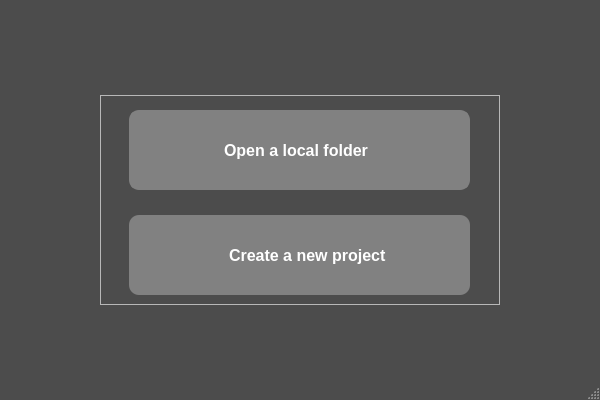
<?xml version="1.0" encoding="UTF-8"?>
<ui version="4.0">
 <class>MainWindow</class>
 <widget class="QMainWindow" name="MainWindow">
  <property name="geometry">
   <rect>
    <x>0</x>
    <y>0</y>
    <width>600</width>
    <height>400</height>
   </rect>
  </property>
  <property name="windowTitle">
   <string>MainWindow</string>
  </property>
  <property name="styleSheet">
   <string notr="true">QMainWindow{
	background:rgb(76, 76, 76);
}</string>
  </property>
  <widget class="QWidget" name="centralwidget">
   <widget class="QFrame" name="frame">
    <property name="geometry">
     <rect>
      <x>100</x>
      <y>95</y>
      <width>400</width>
      <height>210</height>
     </rect>
    </property>
    <property name="frameShape">
     <enum>QFrame::StyledPanel</enum>
    </property>
    <property name="frameShadow">
     <enum>QFrame::Raised</enum>
    </property>
    <widget class="QFrame" name="frame_2">
     <property name="geometry">
      <rect>
       <x>29</x>
       <y>15</y>
       <width>341</width>
       <height>80</height>
      </rect>
     </property>
     <property name="styleSheet">
      <string notr="true">QFrame{
	background:rgb(129, 129, 129);
	border-radius:10px;
	border: 2px solid rgb(129, 129, 129);
}
</string>
     </property>
     <property name="frameShape">
      <enum>QFrame::StyledPanel</enum>
     </property>
     <property name="frameShadow">
      <enum>QFrame::Raised</enum>
     </property>
     <widget class="QLabel" name="label">
      <property name="geometry">
       <rect>
        <x>10</x>
        <y>10</y>
        <width>81</width>
        <height>51</height>
       </rect>
      </property>
      <property name="text">
       <string/>
      </property>
      <property name="pixmap">
       <pixmap>images/form/folder.png</pixmap>
      </property>
     </widget>
     <widget class="QLabel" name="label_3">
      <property name="geometry">
       <rect>
        <x>90</x>
        <y>20</y>
        <width>201</width>
        <height>41</height>
       </rect>
      </property>
      <property name="text">
       <string>&lt;html&gt;&lt;head/&gt;&lt;body&gt;&lt;p&gt;&lt;span style=&quot; font-size:12pt; font-weight:600; color:#ffffff;&quot;&gt;Open a local folder&lt;/span&gt;&lt;/p&gt;&lt;/body&gt;&lt;/html&gt;</string>
      </property>
     </widget>
    </widget>
    <widget class="QFrame" name="frame_3">
     <property name="geometry">
      <rect>
       <x>29</x>
       <y>120</y>
       <width>341</width>
       <height>80</height>
      </rect>
     </property>
     <property name="styleSheet">
      <string notr="true">QFrame{
	background:rgb(129, 129, 129);
	border-radius:10px;
}</string>
     </property>
     <property name="frameShape">
      <enum>QFrame::StyledPanel</enum>
     </property>
     <property name="frameShadow">
      <enum>QFrame::Raised</enum>
     </property>
     <widget class="QLabel" name="label_4">
      <property name="geometry">
       <rect>
        <x>10</x>
        <y>10</y>
        <width>81</width>
        <height>61</height>
       </rect>
      </property>
      <property name="text">
       <string/>
      </property>
      <property name="pixmap">
       <pixmap>images/form/icons8-add-folder-64.png</pixmap>
      </property>
     </widget>
     <widget class="QLabel" name="label_5">
      <property name="geometry">
       <rect>
        <x>100</x>
        <y>20</y>
        <width>221</width>
        <height>41</height>
       </rect>
      </property>
      <property name="text">
       <string>&lt;html&gt;&lt;head/&gt;&lt;body&gt;&lt;p&gt;&lt;span style=&quot; font-size:12pt; font-weight:600; color:#ffffff;&quot;&gt;Create a new project&lt;/span&gt;&lt;/p&gt;&lt;/body&gt;&lt;/html&gt;</string>
      </property>
     </widget>
    </widget>
   </widget>
  </widget>
  <widget class="QMenuBar" name="menubar">
   <property name="geometry">
    <rect>
     <x>0</x>
     <y>0</y>
     <width>600</width>
     <height>26</height>
    </rect>
   </property>
  </widget>
  <widget class="QStatusBar" name="statusbar"/>
 </widget>
 <resources/>
 <connections/>
</ui>
